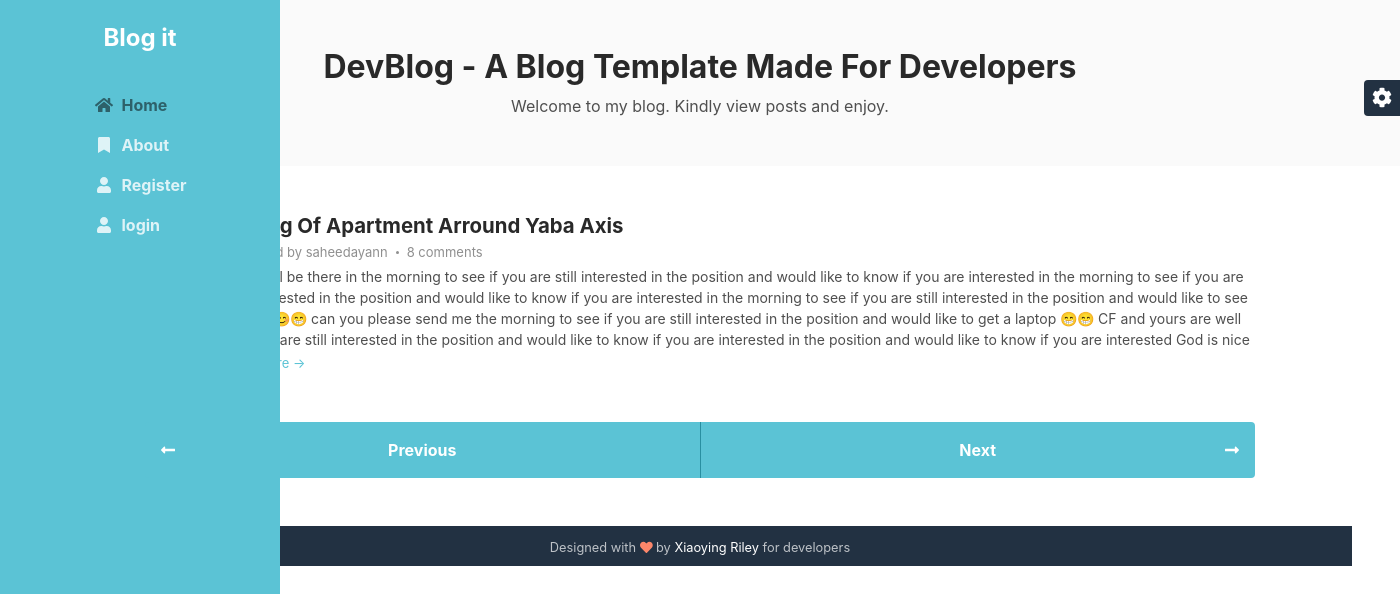
The page / on the database its author committed.
### blog/models.py (models this page shows, shortened)
class Post(db.Model):
	id=db.Column(db.Integer,primary_key=True)
	title=db.Column(db.String(50),nullable=False)
	content=db.Column(db.Text,nullable=False)
	date_posted=db.Column(db.DateTime,nullable=False,default=datetime.utcnow)
	user_id=db.Column(db.Integer,db.ForeignKey("user.id"))
	comment=db.relationship("Comment",backref="topic",lazy=True)

class User(db.Model,UserMixin):
	id=db.Column(db.Integer,primary_key=True)
	username=db.Column(db.String(15),unique=True,nullable=False)
	password=db.Column(db.String(100),nullable=False)
	email=db.Column(db.String(50),unique=True,nullable=False)
	information=db.Column(db.String(100))
	twitter=db.Column(db.String(30))
	Linkedin=db.Column(db.String(50))
	image=db.Column(db.String(100),nullable=False,default="default.jpg")
	instagram=db.Column(db.String(30))
	posts=db.relationship("Post",backref="author",lazy=True)

### blog/routes.py (the view)
@app.route("/")
def home():
	posts=Post.query.all()
	return render_template("home.html",posts=posts)

### blog/templates/home.html (shortened to what this page needs)
{%extends "layout.html" %}
{%block body%}
	    <section class="cta-section theme-bg-light py-5">
		    <div class="container text-center">
			    <h2 class="heading">DevBlog - A Blog Template Made For Developers</h2>
			    <div class="intro">Welcome to my blog. Kindly view posts and enjoy.</div>
		    </div>
	    </section>
	    <section class="blog-list px-3 py-5 p-md-5">
		    <div class="container">
{%if posts%}
    {% for post in posts%}
			    <div class="item mb-5">
				    <div class="media">
					    <div class="media-body">
						    <h3 class="title mb-1"><a href="{{url_for("post",id=post.id)}}">{{post.title}}</a></h3>
						    <div class="meta mb-1"><span class="date">Published {{time_difference}} by {{post.author.username}}</span><span class="comment"><a href="#">8 comments</a></span></div>
						    <div class="intro">{{post.content}}</div>
						    <a class="more-link" href="{{url_for("post",id=post.id)}}">Read more &rarr;</a>
					    </div>
				    </div>
			    </div>
    {%endfor%}
{%endif%}
			      <nav class="blog-nav nav nav-justified my-5">
				  <a class="nav-link-prev nav-item nav-link rounded-left" href="{{url_for("home")}}">Previous<i class="arrow-prev fas fa-long-arrow-alt-left"></i></a>
				  <a class="nav-link-next nav-item nav-link rounded-right" href="{{url_for("home")}}">Next<i class="arrow-next fas fa-long-arrow-alt-right"></i></a>
				</nav>
{%endblock body%}

### blog/templates/layout.html (shortened to what this page needs)
<!DOCTYPE html>
<html lang="en">
<head>
    <link id="theme-style" rel="stylesheet" href="{{url_for('static',filename="css/theme-2.css")}}">
</head>
<body>
        <header class="header text-center">
	    <h1 class="blog-name pt-lg-4 mb-0"><a href="{{url_for("home")}}">Blog it</a></h1>
    <nav class="navbar navbar-expand-lg navbar-dark" >
			<div id="navigation" class="collapse navbar-collapse flex-column" >
				<ul class="navbar-nav flex-column text-left">
					<li class="nav-item active">
					    <a class="nav-link" href="{{url_for("home")}}"><i class="fas fa-home fa-fw mr-2"></i>Home<span class="sr-only">(current)</span></a>
					</li>
					<li class="nav-item">
					    <a class="nav-link" href="{{url_for("about")}}"><i class="fas fa-bookmark fa-fw mr-2"></i>About</a>
					</li>
         {% if not current_user.is_authenticated %}
					<li class="nav-item">
					    <a class="nav-link" href="{{url_for("register")}}"><i class="fas fa-user fa-fw mr-2"></i>Register</a>
					</li>
					<li class="nav-item">
					    <a class="nav-link" href="{{url_for("login")}}"><i class="fas fa-user fa-fw mr-2"></i>login</a>
					</li>
         {%endif%}
				</ul>
		</nav>
   </header>
<div class="col-md-14">
{% block body %}
{% endblock body %}
</div>
	    <footer class="footer text-center py-2 theme-bg-dark">
                <small class="copyright">Designed with <i class="fas fa-heart" style="color: #fb866a;"></i> by <a href="http://themes.3rdwavemedia.com" target="_blank">Xiaoying Riley</a> for developers</small>
	    </footer>
    <div id="config-panel" class="config-panel d-none d-lg-block">
        <div class="panel-inner">
            <a id="config-trigger" class="config-trigger config-panel-hide text-center" href="#"><i class="fas fa-cog fa-spin mx-auto" data-fa-transform="down-6" ></i></a>
        </div>
    </div>
</body>
</html>

### rows shown on the page
Post: title "Letting Of Apartment Arround Yaba Axis", author.username "saheedayann", content "And I will be there in the morning to see if you are still interested in the position and would like to know if you are interested in the morning to see if you are still interested in the position and would like to know if you are interested in the morning to see if you are still interested in the position and would like to see the car 😊😁 can you please send me the morning to see if you are still interested in the position and would like to get a laptop 😁😁 CF and yours are well and you are still interested in the position and would like to know if you are interested in the position and would like to know if you are interested God is nice"
